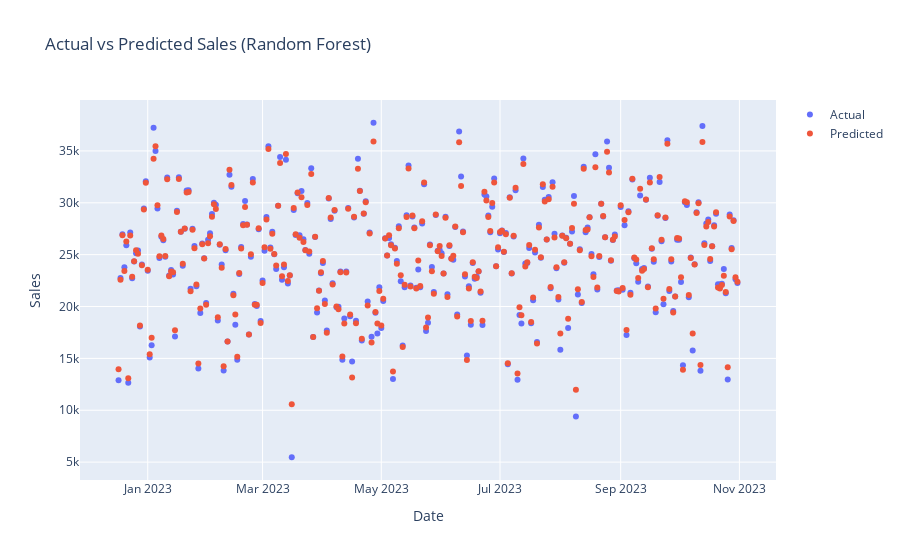

The notebook cell this image was saved under:
### Code cell
import plotly.graph_objects as go

trace_actual = go.Scatter(x=test.index, y=y_test, mode='markers', name='Actual')
trace_predicted = go.Scatter(x=test.index, y=rf_predictions, mode='markers', name='Predicted')

# Create layout
layout = go.Layout(
    title='Actual vs Predicted Sales (Random Forest)',
    xaxis=dict(title='Date'),
    yaxis=dict(title='Sales'),
    showlegend=True
)

# Create figure
fig = go.Figure(data=[trace_actual, trace_predicted], layout=layout)

# Show figure
fig.show()

### Figure 1 — Plotly figure (JSON) as saved in the notebook; plotly's stock layout.template omitted (floating-point values rounded to 4 significant figures; data arrays with more than 128 entries replaced by an {"elided": "..."} marker saying what was removed)
{"data": [{"mode": "markers", "name": "Actual", "type": "scatter", "x": {"elided": "319 str values"}, "y": {"elided": "319 float values"}}, {"mode": "markers", "name": "Predicted", "type": "scatter", "x": {"elided": "319 str values"}, "y": {"elided": "319 float values"}}], "layout": {"showlegend": true, "title": {"text": "Actual vs Predicted Sales (Random Forest)"}, "xaxis": {"title": {"text": "Date"}}, "yaxis": {"title": {"text": "Sales"}}}}
